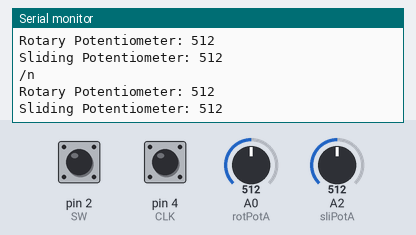
The sketch below on a simulated Arduino Uno, built with avr-gcc and run on an emulated ATmega328P. Shown: the last lines printed to the serial monitor. The test bench sets the inputs (shaded band); at power-on: A2 (sliPotA) = 512, pin 2 (SW) HIGH, pin 4 (CLK) HIGH, A0 (rotPotA) = 512.

Above: at 4.2 s.
4.3 s: A2 (sliPotA) set to 108
At 5.05 s:
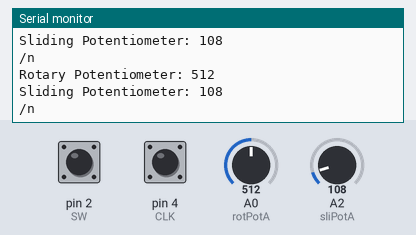
7.3 s: A2 (sliPotA) set to 95
At 7.47 s:
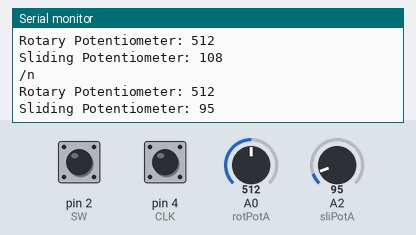
Timing chart, 0 to 10.3 s (numbered marks = the images above; inputs shaded):
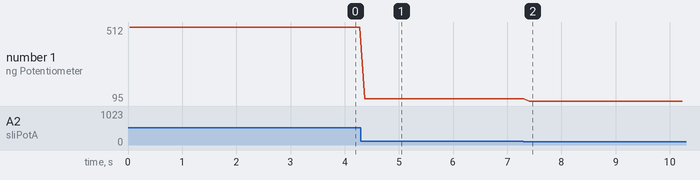

Measured:
- the behaviour switches between 100 and 99 on A2 (sliPotA) (found by bisection; images 1 and 2)
- after the input at 4.3 s, the serial monitor: prints a new line after 0.07 s (image 1)
- after the input at 7.3 s, the serial monitor: prints a new line after 0.10 s (image 2)
- plotted number 1: 512 → 108 after the input at 4.3 s, 108 → 95 after the input at 7.3 s

The sketch:

TankInputs.ino
```cpp
//Pin Variables
int slidePin = A0;
//Rotary Encoder A
int SW = 2;
int DT = 3;
int CLK = 4;
//5,6,7 Reserved for Rotary Encoder B
int rotPotA = A0;
int rotPotB = A1;
int sliPotA = A2;
int sliPotB = A3;

//Potentiometer Variables
int rotPotValueA;
int rotPotValueB;
int sliPotValueA;
int sliPotValueB;

//Rotary Encoder Variables
int counter = 0;
int currentStateCLK;
int lastStateCLK;
String currentDir = "";
unsigned long lastButtonPress = 0;

//Method Definitions
void ReadRotaryEncoder();

void setup() {
  Serial.begin(9600);

  //Setting Pins for Rotary Encoder
  pinMode(SW, INPUT_PULLUP);
  pinMode(DT, INPUT);
  pinMode(CLK, INPUT);

  lastStateCLK = digitalRead(CLK);


}

void loop()
{
  ReadRotaryEncoder();
  rotPotValueA = analogRead(rotPotA);
  sliPotValueA = analogRead(sliPotA);
  Serial.println("/n");
  Serial.print("Rotary Potentiometer: ");
  Serial.println(rotPotValueA);
  Serial.print("Sliding Potentiometer: ");
  Serial.println(sliPotValueA);
  // Put in a slight delay to help debounce the reading
  delay(100);
}


void ReadRotaryEncoder()
{
  // Read the current state of CLK
  currentStateCLK = digitalRead(CLK);

  // If last and current state of CLK are different, then pulse occurred
  // React to only 1 state change to avoid double count
  if (currentStateCLK != lastStateCLK && currentStateCLK == 1) {

    // If the DT state is different than the CLK state then
    // the encoder is rotating CCW so decrement
    if (digitalRead(DT) != currentStateCLK) {
      counter++;
      currentDir = "CW";
    } else {
      // Encoder is rotating CW so increment
      counter--;
      currentDir = "CCW";
    }

    Serial.print("Direction: ");
    Serial.print(currentDir);
    Serial.print(" | Counter: ");
    Serial.println(counter);
  }

  // Remember last CLK state
  lastStateCLK = currentStateCLK;

  // Read the button state
  int btnState = digitalRead(SW);

  //If we detect LOW signal, button is pressed
  if (btnState == LOW) {
    //if 50ms have passed since last LOW pulse, it means that the
    //button has been pressed, released and pressed again
    if (millis() - lastButtonPress > 50) {
      Serial.println("Button pressed!");
    }

    // Remember last button press event
    lastButtonPress = millis();
  }
}
```
